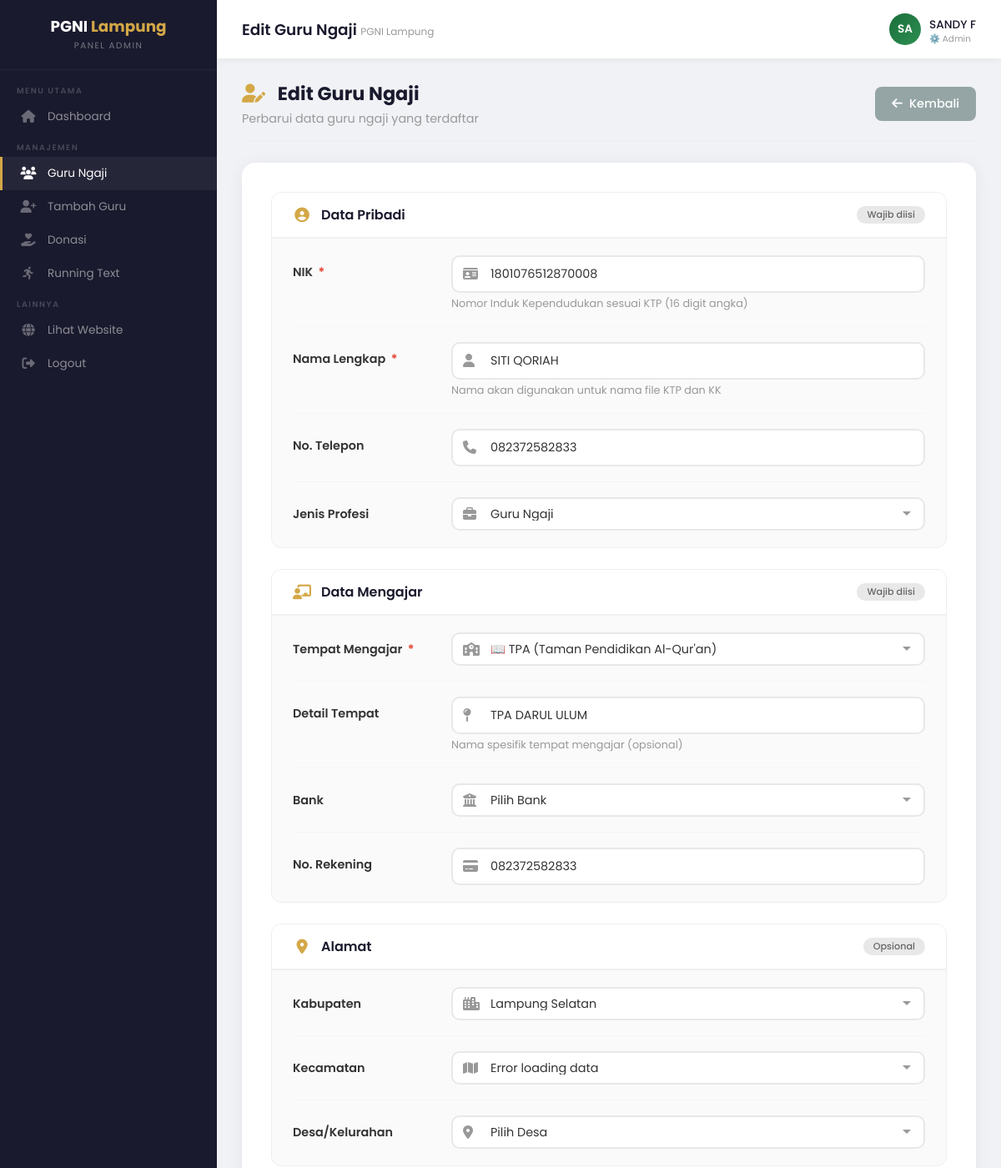
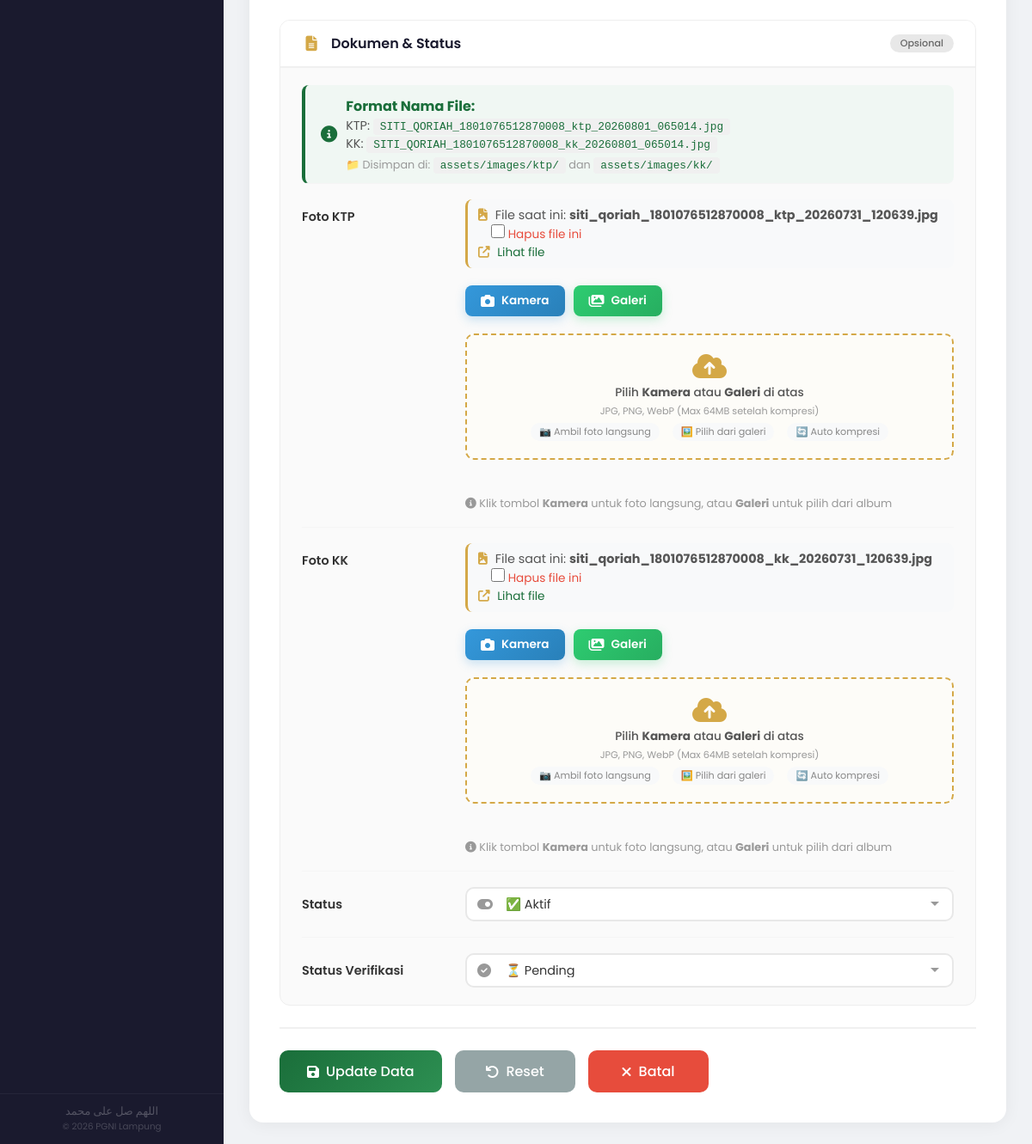
Screenshot of /admin/guru_edit.php?id=659 (signed in) with the database file from the repository (2 pictures, top to bottom).
### tables this page shows
CREATE TABLE `guru_ngaji` (
  `id` int(11) NOT NULL AUTO_INCREMENT,
  `nik` varchar(20) NOT NULL,
  `nomor_kta` varchar(50) DEFAULT NULL COMMENT 'Nomor KTA khusus',
  `kta_berlaku_sampai` date DEFAULT NULL COMMENT 'Masa berlaku KTA',
  `kta_qr_code` varchar(255) DEFAULT NULL COMMENT 'Path QR Code KTA',
  `nama` varchar(100) NOT NULL,
  `nama_lengkap` varchar(100) DEFAULT NULL,
  `tempat_lahir` varchar(100) DEFAULT NULL,
  `tanggal_lahir` date DEFAULT NULL,
  `jenis_kelamin` enum('Laki-laki','Perempuan') DEFAULT NULL COMMENT 'Jenis kelamin',
  `status_perkawinan` enum('Belum Kawin','Kawin','Cerai') DEFAULT NULL COMMENT 'Status perkawinan',
  `jumlah_anak` tinyint(2) DEFAULT 0 COMMENT 'Jumlah anak',
  `agama` varchar(20) DEFAULT NULL COMMENT 'Agama',
  `no_telp` varchar(20) DEFAULT NULL,
  `facebook` varchar(100) DEFAULT NULL COMMENT 'Akun Facebook',
  `instagram` varchar(100) DEFAULT NULL COMMENT 'Akun Instagram',
  `whatsapp` varchar(20) DEFAULT NULL COMMENT 'Nomor WhatsApp',
  `email` varchar(100) DEFAULT NULL,
  `kontak_darurat_nama` varchar(100) DEFAULT NULL COMMENT 'Nama kontak darurat',
  `kontak_darurat_telp` varchar(20) DEFAULT NULL COMMENT 'Telepon kontak darurat',
  `tempat_mengajar` varchar(200) NOT NULL,
  `tempat_mengajar_detail` varchar(100) DEFAULT NULL,
  `jenis_profesi` varchar(50) DEFAULT NULL,
  `status_pekerjaan` varchar(50) DEFAULT NULL COMMENT 'Status pekerjaan',
  `mulai_mengajar` date DEFAULT NULL COMMENT 'Tanggal mulai mengajar',
  `sertifikasi` varchar(100) DEFAULT NULL COMMENT 'Sertifikasi yang dimiliki',
  `pendidikan_terakhir` varchar(50) DEFAULT NULL COMMENT 'Pendidikan terakhir',
  `jurusan` varchar(100) DEFAULT NULL COMMENT 'Jurusan/spesialisasi',
  `tahun_lulus` year(4) DEFAULT NULL COMMENT 'Tahun lulus pendidikan',
  `bank` varchar(50) DEFAULT NULL,
  `no_rekening` varchar(50) DEFAULT NULL,
  `foto_profil` varchar(255) DEFAULT NULL,
  `kabupaten_id` int(11) DEFAULT NULL,
  `kecamatan_id` int(11) DEFAULT NULL,
  `desa_id` int(11) DEFAULT NULL,
  `alamat` text DEFAULT NULL,
  `kode_pos` varchar(10) DEFAULT NULL COMMENT 'Kode pos',
  `ktp_file` varchar(255) DEFAULT NULL,
  `kk_file` varchar(255) DEFAULT NULL,
  `password` varchar(255) DEFAULT NULL COMMENT 'Password hash untuk login member',
  `status_verifikasi` enum('pending','disetujui','ditolak') DEFAULT 'pending',
  `verified_by` int(11) DEFAULT NULL COMMENT 'ID user yang memverifikasi',
  `verified_at` datetime DEFAULT NULL COMMENT 'Waktu verifikasi dilakukan',
  `catatan_verifikasi` text DEFAULT NULL COMMENT 'Catatan verifikasi admin',
  `alasan_ditolak` text DEFAULT NULL COMMENT 'Alasan penolakan verifikasi',
  `status` enum('aktif','nonaktif') DEFAULT 'aktif',
  `created_by` int(11) DEFAULT NULL,
  `created_at` timestamp NULL DEFAULT current_timestamp(),
  `updated_at` timestamp NULL DEFAULT current_timestamp() ON UPDATE current_timestamp(),
  `last_login` datetime DEFAULT NULL COMMENT 'Terakhir kali login',
  `provinsi` varchar(100) DEFAULT NULL,
  `kabupaten_kota` varchar(100) DEFAULT NULL,
  `kecamatan` varchar(100) DEFAULT NULL,
  `kelurahan_desa` varchar(100) DEFAULT NULL,
  `lama_mengajar` int(11) DEFAULT NULL,
  `nama_lembaga` varchar(255) DEFAULT NULL,
  `jenis_lembaga` int(11) DEFAULT NULL,
  `alamat_lembaga` varchar(255) DEFAULT NULL,
  PRIMARY KEY (`id`),
  UNIQUE KEY `nik` (`nik`),
  KEY `kabupaten_id` (`kabupaten_id`),
  KEY `kecamatan_id` (`kecamatan_id`),
  KEY `desa_id` (`desa_id`),
  KEY `created_by` (`created_by`)
);

CREATE TABLE `kabupaten` (
  `id` int(11) NOT NULL AUTO_INCREMENT,
  `provinsi_id` int(11) DEFAULT NULL,
  `nama` varchar(100) NOT NULL,
  `kode` varchar(10) DEFAULT NULL,
  `created_at` datetime DEFAULT current_timestamp(),
  PRIMARY KEY (`id`),
  KEY `provinsi_id` (`provinsi_id`)
);

### admin/guru_edit.php (the view, shortened to what the rows shown need)
<?php
$root_path = dirname(__DIR__);
require_once $root_path . '/include/functions.php';
$id = isset($_GET['id']) ? (int)$_GET['id'] : 0;
$query_guru = "SELECT g.*, k.nama as kecamatan_nama, d.nama as desa_nama
               FROM guru_ngaji g
               LEFT JOIN kecamatan k ON g.kecamatan_id = k.id
               LEFT JOIN desa d ON g.desa_id = d.id
               WHERE g.id = $id";
$result_guru = mysqli_query($conn, $query_guru);
$guru = mysqli_fetch_assoc($result_guru);
$query_kabupaten = "SELECT id, nama FROM kabupaten ORDER BY nama";
$kabupaten_list = mysqli_query($conn, $query_kabupaten);
include 'include/admin_header.php';
?>
<div class="page-header">
    <div class="page-header-left">
        <h2><i class="fas fa-user-edit"></i> Edit Guru Ngaji</h2>
    </div>
</div>
<div class="form-wrapper">
    <form action="" method="POST" id="formGuru" enctype="multipart/form-data">
        <div class="form-section">
            <div class="form-section-body">
                <div class="form-group-row">
                    <div class="form-control-wrap">
                        <div class="input-group">
                            <span class="input-icon"><i class="fas fa-id-card"></i></span>
                            <input type="text" class="form-control" id="nik" name="nik"
                                   placeholder="Masukkan NIK" required maxlength="16"
                                   value="<?php echo htmlspecialchars($guru['nik']); ?>">
                        </div>
                    </div>
                </div>
                <div class="form-group-row">
                    <div class="form-control-wrap">
                        <div class="input-group">
                            <span class="input-icon"><i class="fas fa-user"></i></span>
                            <input type="text" class="form-control" id="nama" name="nama"
                                   placeholder="Masukkan nama lengkap" required
                                   value="<?php echo htmlspecialchars($guru['nama']); ?>">
                        </div>
                    </div>
                </div>
                <div class="form-group-row">
                    <div class="form-control-wrap">
                        <div class="input-group">
                            <span class="input-icon"><i class="fas fa-phone"></i></span>
                            <input type="text" class="form-control" id="no_telp" name="no_telp"
                                   placeholder="Contoh: 0812-3456-7890"
                                   value="<?php echo htmlspecialchars($guru['no_telp']); ?>">
                        </div>
                    </div>
                </div>
                <div class="form-group-row">
                    <div class="form-control-wrap">
                        <div class="input-group">
                            <span class="input-icon"><i class="fas fa-briefcase"></i></span>
                            <select class="form-control" id="jenis_profesi" name="jenis_profesi">
                                <option value="Guru Ngaji" <?php echo $guru['jenis_profesi'] == 'Guru Ngaji' ? 'selected' : ''; ?>>Guru Ngaji</option>
                            </select>
                        </div>
                    </div>
                </div>
            </div>
        </div>
        <div class="form-section">
            <div class="form-section-body">
                <div class="form-group-row">
                    <div class="form-control-wrap">
                        <div class="input-group">
                            <span class="input-icon"><i class="fas fa-school"></i></span>
                            <select class="form-control" id="tempat_mengajar" name="tempat_mengajar" required>
                                <option value="TPA (Taman Pendidikan Al-Qur'an)" <?php echo $guru['tempat_mengajar'] == 'TPA (Taman Pendidikan Al-Qur\'an)' ? 'selected' : ''; ?>>📖 TPA (Taman Pendidikan Al-Qur'an)</option>
                            </select>
                        </div>
                    </div>
                </div>
                <div class="form-group-row">
                    <div class="form-control-wrap">
                        <div class="input-group">
                            <span class="input-icon"><i class="fas fa-map-pin"></i></span>
                            <input type="text" class="form-control" id="tempat_mengajar_detail" name="tempat_mengajar_detail"
                                   placeholder="Contoh: TPA Al-Ikhlas / Masjid Agung"
                                   value="<?php echo htmlspecialchars($guru['tempat_mengajar_detail']); ?>">
                        </div>
                    </div>
                </div>
                <div class="form-group-row">
                    <div class="form-control-wrap">
                        <div class="input-group">
                            <span class="input-icon"><i class="fas fa-credit-card"></i></span>
                            <input type="text" class="form-control" id="no_rekening" name="no_rekening"
                                   placeholder="Masukkan nomor rekening"
                                   value="<?php echo htmlspecialchars($guru['no_rekening']); ?>">
                        </div>
                    </div>
                </div>
            </div>
        </div>
        <div class="form-section">
            <div class="form-section-body">
                <div class="form-group-row">
                    <div class="form-control-wrap">
                        <div class="input-group">
                            <span class="input-icon"><i class="fas fa-city"></i></span>
                            <select class="form-control" id="kabupaten_id" name="kabupaten_id">
                                <?php
                                mysqli_data_seek($kabupaten_list, 0);
                                while ($kab = mysqli_fetch_assoc($kabupaten_list)):
                                ?>
                                    <option value="<?php echo $kab['id']; ?>" <?php echo $guru['kabupaten_id'] == $kab['id'] ? 'selected' : ''; ?>>
                                        <?php echo htmlspecialchars($kab['nama']); ?>
                                    </option>
                                <?php endwhile; ?>
                            </select>
                        </div>
                    </div>
                </div>
            </div>
        </div>
        <div class="form-section">
            <div class="form-section-body">
                <div class="form-group-row">
                    <div class="form-control-wrap">
                        <div class="file-upload-wrapper">
                            <?php if ($guru['ktp_file']): ?>
                            <div class="current-file">
                                <i class="fas fa-file-image" style="color: #d4a847;"></i>
                                <span>File saat ini: <strong><?php echo htmlspecialchars($guru['ktp_file']); ?></strong></span>
                                <label class="checkbox-inline" style="margin-left: 15px; cursor: pointer;">
                                    <input type="checkbox" name="hapus_ktp" value="1" id="hapus_ktp">
                                    <span style="color: #e74c3c;">Hapus file ini</span>
                                </label>
                                <br>
                                <a href="<?php
                                    $protocol = isset($_SERVER['HTTPS']) ? 'https://' : 'http://';
                                    $host = $_SERVER['HTTP_HOST'];
                                    $path = rtrim(dirname(dirname($_SERVER['SCRIPT_NAME'])), '/');
                                    echo $protocol . $host . $path . '/assets/images/ktp/' . $guru['ktp_file'];
                                ?>" target="_blank" style="color: #1a6e3a; font-size: 0.85rem;">
                                    <i class="fas fa-external-link-alt"></i> Lihat file
                                </a>
                            </div>
                            <?php endif; ?>
                        </div>
                    </div>
                </div>
                <div class="form-group-row">
                    <div class="form-control-wrap">
                        <div class="file-upload-wrapper">
                            <?php if ($guru['kk_file']): ?>
                            <div class="current-file">
                                <i class="fas fa-file-image" style="color: #d4a847;"></i>
                                <span>File saat ini: <strong><?php echo htmlspecialchars($guru['kk_file']); ?></strong></span>
                                <label class="checkbox-inline" style="margin-left: 15px; cursor: pointer;">
                                    <input type="checkbox" name="hapus_kk" value="1" id="hapus_kk">
                                    <span style="color: #e74c3c;">Hapus file ini</span>
                                </label>
                                <br>
                                <a href="<?php
                                    $protocol = isset($_SERVER['HTTPS']) ? 'https://' : 'http://';
                                    $host = $_SERVER['HTTP_HOST'];
                                    $path = rtrim(dirname(dirname($_SERVER['SCRIPT_NAME'])), '/');
                                    echo $protocol . $host . $path . '/assets/images/kk/' . $guru['kk_file'];
                                ?>" target="_blank" style="color: #1a6e3a; font-size: 0.85rem;">
                                    <i class="fas fa-external-link-alt"></i> Lihat file
                                </a>
                            </div>
                            <?php endif; ?>
                        </div>
                    </div>
                </div>
                <div class="form-group-row">
                    <div class="form-control-wrap">
                        <div class="input-group">
                            <span class="input-icon"><i class="fas fa-toggle-on"></i></span>
                            <select class="form-control" id="status" name="status">
                                <option value="aktif" <?php echo $guru['status'] == 'aktif' ? 'selected' : ''; ?>>✅ Aktif</option>
                            </select>
                        </div>
                    </div>
                </div>
                <div class="form-group-row">
                    <div class="form-control-wrap">
                        <div class="input-group">
                            <span class="input-icon"><i class="fas fa-check-circle"></i></span>
                            <select class="form-control" id="status_verifikasi" name="status_verifikasi">
                                <option value="pending" <?php echo $guru['status_verifikasi'] == 'pending' ? 'selected' : ''; ?>>⏳ Pending</option>
                            </select>
                        </div>
                    </div>
                </div>
            </div>
        </div>
    </form>
</div>
<?php include 'include/admin_footer.php'; ?>

### rows the page displays
guru_ngaji: nik "1801076512870008", nama "SITI QORIAH", no_telp "082372582833", jenis_profesi "Guru Ngaji", tempat_mengajar "📖 TPA (Taman Pendidikan Al-Qur'an)", tempat_mengajar_detail "TPA DARUL ULUM", no_rekening "082372582833", kabupaten_id "Lampung Selatan", ktp_file "siti_qoriah_1801076512870008_ktp_20260731_120639.jpg", kk_file "siti_qoriah_1801076512870008_kk_20260731_120639.jpg", status "✅ Aktif", status_verifikasi "⏳ Pending"

### other values shown
$title "Edit Guru Ngaji"
substr($_SESSION['nama_lengkap'] ?? 'A', 0, 2) "SA"
$_SESSION['nama_lengkap'] "SANDY F"
$role_display[$_SESSION['role'] ?? 'admin'] "⚙️ Admin"
